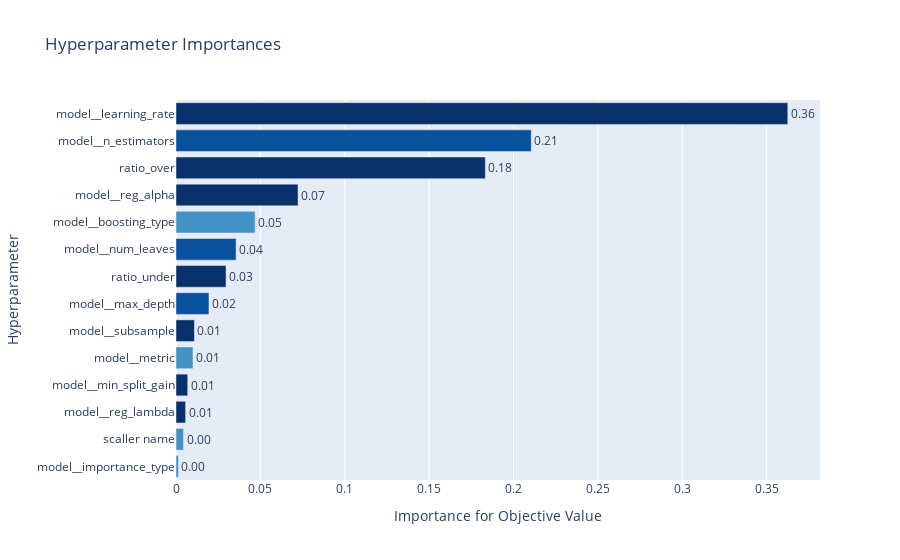

This figure's notebook cell:
### Code cell
# Visualize parameter importances. 
optuna.visualization.plot_param_importances(study)

### Figure 1 — Plotly figure (JSON) as saved in the notebook; plotly's stock layout.template omitted (floating-point values rounded to 4 significant figures)
{"data": [{"cliponaxis": false, "hovertemplate": ["model__importance_type (CategoricalDistribution): 0.0014688690212285556<extra></extra>", "scaller name (CategoricalDistribution): 0.004458326513117552<extra></extra>", "model__reg_lambda (UniformDistribution): 0.0056872689825277056<extra></extra>", "model__min_split_gain (UniformDistribution): 0.006945658558177739<extra></extra>", "model__metric (CategoricalDistribution): 0.010093711184320927<extra></extra>", "model__subsample (UniformDistribution): 0.010923800354398794<extra></extra>", "model__max_depth (IntUniformDistribution): 0.01953575023575921<extra></extra>", "ratio_under (UniformDistribution): 0.0296596615404028<extra></extra>", "model__num_leaves (IntUniformDistribution): 0.035609398223440336<extra></extra>", "model__boosting_type (CategoricalDistribution): 0.04690660138987457<extra></extra>", "model__reg_alpha (UniformDistribution): 0.07232001216644429<extra></extra>", "ratio_over (UniformDistribution): 0.1833145724669414<extra></extra>", "model__n_estimators (IntUniformDistribution): 0.21052413338951928<extra></extra>", "model__learning_rate (UniformDistribution): 0.36255223597384695<extra></extra>"], "marker": {"color": ["rgb(66,146,198)", "rgb(66,146,198)", "rgb(8,48,107)", "rgb(8,48,107)", "rgb(66,146,198)", "rgb(8,48,107)", "rgb(8,81,156)", "rgb(8,48,107)", "rgb(8,81,156)", "rgb(66,146,198)", "rgb(8,48,107)", "rgb(8,48,107)", "rgb(8,81,156)", "rgb(8,48,107)"]}, "orientation": "h", "text": ["0.0014688690212285556", "0.004458326513117552", "0.0056872689825277056", "0.006945658558177739", "0.010093711184320927", "0.010923800354398794", "0.01953575023575921", "0.0296596615404028", "0.035609398223440336", "0.04690660138987457", "0.07232001216644429", "0.1833145724669414", "0.21052413338951928", "0.36255223597384695"], "textposition": "outside", "texttemplate": "%{text:.2f}", "type": "bar", "x": [0.001469, 0.004458, 0.005687, 0.006946, 0.01009, 0.01092, 0.01954, 0.02966, 0.03561, 0.04691, 0.07232, 0.1833, 0.2105, 0.3626], "y": ["model__importance_type", "scaller name", "model__reg_lambda", "model__min_split_gain", "model__metric", "model__subsample", "model__max_depth", "ratio_under", "model__num_leaves", "model__boosting_type", "model__reg_alpha", "ratio_over", "model__n_estimators", "model__learning_rate"]}], "layout": {"autosize": true, "showlegend": false, "title": {"text": "Hyperparameter Importances"}, "xaxis": {"autorange": true, "range": [0, 0.3816], "title": {"text": "Importance for Objective Value"}, "type": "linear"}, "yaxis": {"autorange": true, "range": [-0.5, 13.5], "title": {"text": "Hyperparameter"}, "type": "category"}}}
